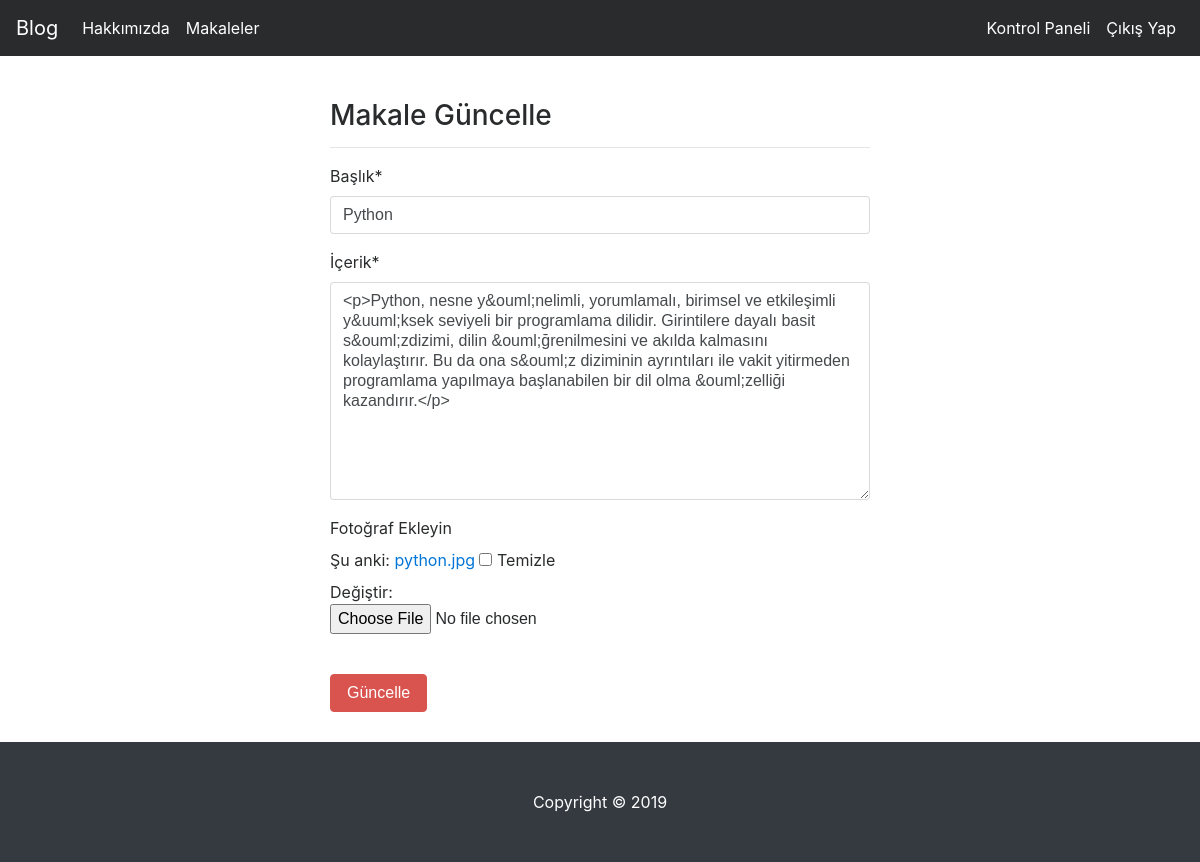
The page /articles/update/2 (signed in) on the database its author committed.
### article/models.py (models this page shows, shortened)
class Article(models.Model):
    author = models.ForeignKey("auth.User", on_delete = models.CASCADE, verbose_name = 'Yazar')
    title = models.CharField(max_length = 50, verbose_name = 'Başlık')
    content = RichTextField(verbose_name="İçerik")
    created_date = models.DateTimeField(auto_now_add=True,verbose_name='Oluşturulma Tarihi')
    image = models.FileField(blank = True, null = True, verbose_name="Fotoğraf Ekleyin")
    class Meta:
        db_table = 'Makale'
        ordering = ["-created_date"]
        verbose_name = 'Article'
        verbose_name_plural = 'Articles'

### article/views.py (the view)
# urls.py: path('update/<int:id>', updateArticle, name = "updateArticle"),
@login_required(login_url="user:login")
def updateArticle(request, id):
    article = get_object_or_404(Article, id = id, author = request.user)
    form = ArticleForm(request.POST or None, request.FILES or None, instance = article)
    if form.is_valid():
        article = form.save(commit = False)
        article.author = request.user
        article.save()
        messages.warning(request, "Makale Başarıyla Güncellendi!")
        return redirect("article:dashboard")
    context = {
        "form" : form
    }
    return render(request,"updateArticle.html",context)

### article/forms.py
class ArticleForm(forms.ModelForm):
    class Meta:
        model = Article
        fields = ["title","content","image"]

### templates/updateArticle.html (shortened to what this page needs)
{% extends "layout.html" %}
{% load crispy_forms_tags %}
{% block body %}
    <div class="row">
    <div class="col-md-6 offset-md-3">
      <h3>Makale Güncelle</h3>
      <hr>
      <form enctype="multipart/form-data" method = "POST">{% csrf_token %}
        {{form|crispy}}
        <br>
        <button href="" type="submit" class = "btn btn-danger">Güncelle</button>
      </form>
    </div>
  </div>
{% endblock body %}

### rows shown on the page
Article: title "Python", content "<p>Python, nesne y&ouml;nelimli, yorumlamalı, birimsel ve etkileşimli y&uuml;ksek seviyeli bir programlama dilidir. Girintilere dayalı basit s&ouml;zdizimi, dilin &ouml;ğrenilmesini ve akılda kalmasını kolaylaştırır. Bu da ona s&ouml;z diziminin ayrıntıları ile vakit yitirmeden programlama yapılmaya başlanabilen bir dil olma &ouml;zelliği kazandırır.</p>"
